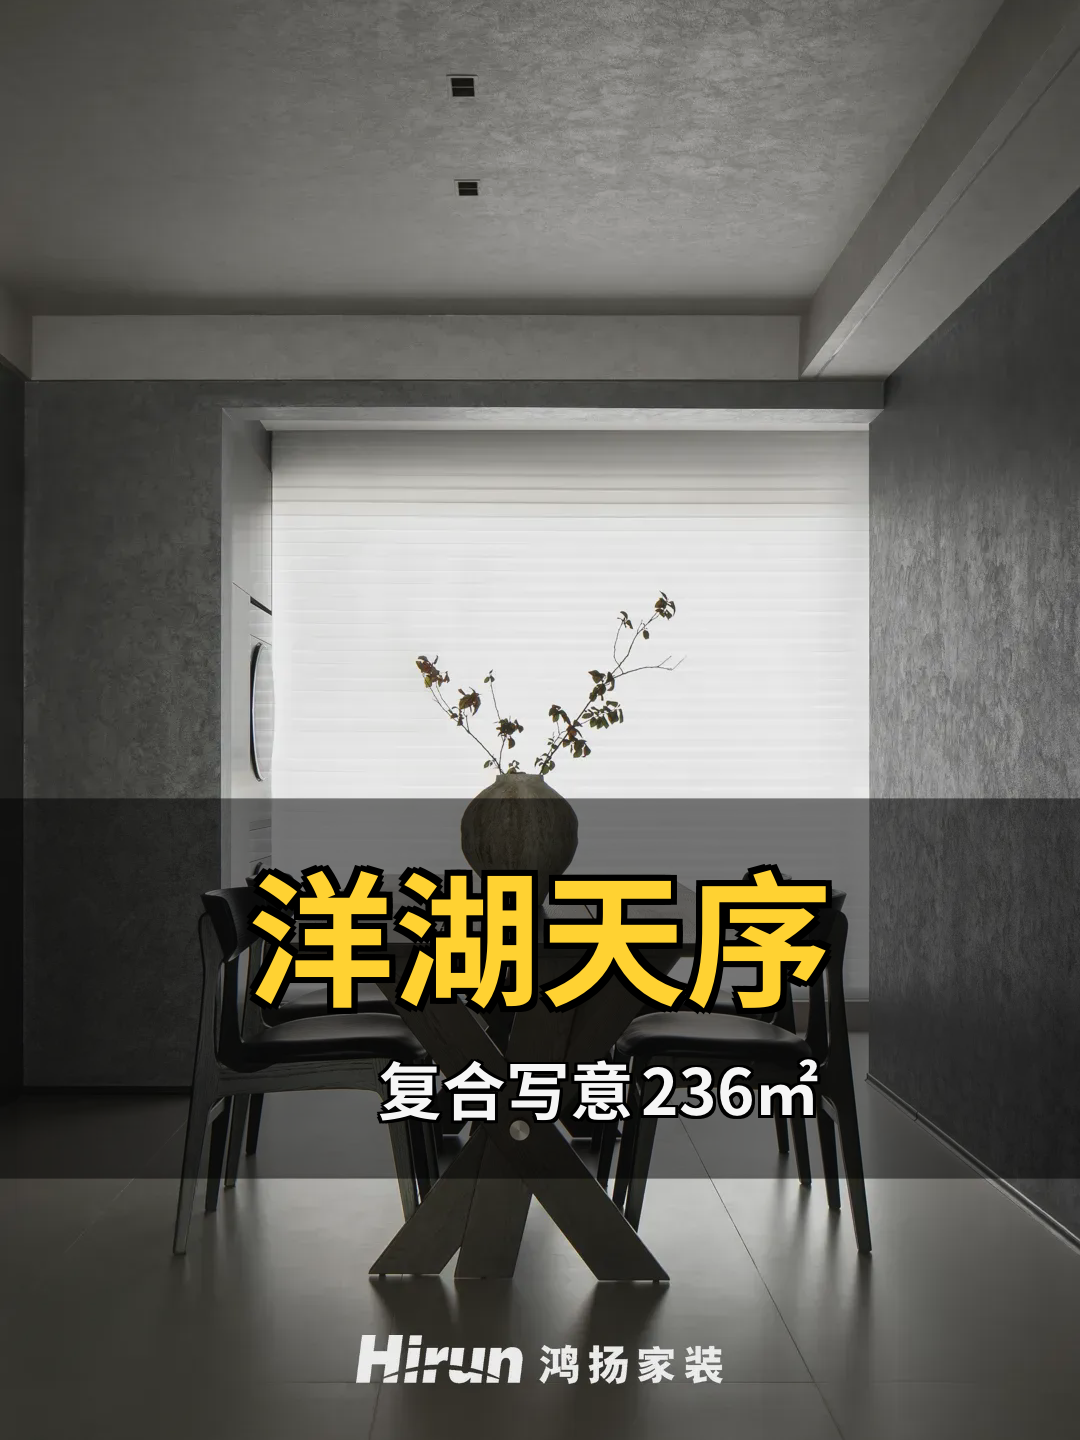

Write the Python code that produced this figure.
#!/usr/bin/env python3
from __future__ import annotations

import os
import time
from pathlib import Path

import paramiko

HOST = "172.16.103.15"
PASSWORD = os.environ.get("DEPLOY_SSH_PASSWORD") or "Hirun2026@"
OUT = Path(__file__).resolve().with_suffix(".out.txt")
LOCAL_PNG = Path(__file__).resolve().with_suffix(".png")
LOCAL_BOTTOM = Path(__file__).resolve().with_suffix(".bottom.png")

REMOTE = r'''
import asyncio, base64, io, os
from pathlib import Path
import httpx
from PIL import Image
from sqlalchemy import select

TEMPLATE = "baa7b9b9-effc-4a98-a6c3-f1e790fe34cc"
SRC = "cca_424cab51a47849d0bc628de9a5d2151f"
WS = os.getenv("HYCANVAS_WORKSPACE_ID")

async def main():
    from yuxi.storage.postgres.manager import pg_manager
    from yuxi.storage.postgres.models_content import ContentCoverAsset
    from yuxi.services.material_upload_queue import read_material_bytes_or_thumbnail
    async with pg_manager.get_async_session_context() as db:
        row = (await db.execute(select(ContentCoverAsset).where(ContentCoverAsset.id == SRC))).scalar_one()
        data, ctype = await read_material_bytes_or_thumbnail(row)
    base = (os.getenv("HYCANVAS_BASE_URL") or "").rstrip("/")
    key = (os.getenv("HYCANVAS_API_KEY") or "").strip()
    headers = {"Authorization": f"Bearer {key}"}
    body = {
        "workspaceId": WS,
        "title": "bottom-focal-verify",
        "fields": {"field_1": "复合写意", "field_2": "236㎡", "field_3": "洋湖天序"},
        "images": {},
        "backgroundImage": {
            "filename": "src.webp",
            "contentType": ctype or "image/webp",
            "dataBase64": base64.b64encode(data).decode("ascii"),
        },
    }
    async with httpx.AsyncClient(base_url=base, headers=headers, timeout=120.0) as client:
        r = await client.post(f"/api/v1/templates/{TEMPLATE}/instantiate", json=body)
        print("INST", r.status_code, r.text[:500])
        r.raise_for_status()
        design_id = r.json()["designId"]
        print("DESIGN", design_id)
        f = await client.get(f"/api/v1/designs/{design_id}/file")
        f.raise_for_status()
        bg = f.json()["pages"][0]["children"][0]
        print("FOCAL", bg.get("focalPoint"), "NAT", bg.get("source"))
        png = await client.get(f"/api/v1/designs/{design_id}/render.png")
        png.raise_for_status()
        Path("/tmp/bottom_focal_full.png").write_bytes(png.content)
        im = Image.open(io.BytesIO(png.content)); im.load()
        print("SIZE", im.size)
        im.crop((0, im.height - 160, im.width, im.height)).save("/tmp/bottom_focal_full_bottom.png")

asyncio.run(main())
'''


def run(c, cmd, timeout=200):
    chan = c.get_transport().open_session()
    chan.settimeout(timeout)
    chan.exec_command(cmd)
    chunks = []
    deadline = time.time() + timeout
    while time.time() < deadline:
        if chan.recv_ready():
            chunks.append(chan.recv(65535))
        if chan.recv_stderr_ready():
            chunks.append(chan.recv_stderr(65535))
        if chan.exit_status_ready():
            while chan.recv_ready():
                chunks.append(chan.recv(65535))
            while chan.recv_stderr_ready():
                chunks.append(chan.recv_stderr(65535))
            break
        time.sleep(0.05)
    else:
        chan.close()
        raise TimeoutError(cmd[:120])
    return b"".join(chunks).decode("utf-8", "replace")


def main() -> int:
    c = paramiko.SSHClient()
    c.set_missing_host_key_policy(paramiko.AutoAddPolicy())
    c.connect(HOST, username="root", password=PASSWORD, timeout=20)
    try:
        sftp = c.open_sftp()
        with sftp.file("/tmp/_verify_bottom_cover_full.py", "w") as f:
            f.write(REMOTE)
        sftp.close()
        out = run(
            c,
            "docker cp /tmp/_verify_bottom_cover_full.py api-dev:/tmp/_verify_bottom_cover_full.py && "
            "timeout 150 docker exec -w /app api-dev python /tmp/_verify_bottom_cover_full.py",
            timeout=180,
        )
        OUT.write_text(out, encoding="utf-8")
        print(out.encode("ascii", "backslashreplace").decode("ascii"))
        run(
            c,
            "docker cp api-dev:/tmp/bottom_focal_full.png /tmp/bottom_focal_full.png; "
            "docker cp api-dev:/tmp/bottom_focal_full_bottom.png /tmp/bottom_focal_full_bottom.png",
            timeout=30,
        )
        sftp = c.open_sftp()
        for remote, local in (
            ("/tmp/bottom_focal_full.png", LOCAL_PNG),
            ("/tmp/bottom_focal_full_bottom.png", LOCAL_BOTTOM),
        ):
            try:
                sftp.get(remote, str(local))
                print("GOT", local, local.stat().st_size)
            except Exception as e:
                print("MISS", remote, e)
        sftp.close()
    finally:
        c.close()
    return 0


if __name__ == "__main__":
    raise SystemExit(main())
